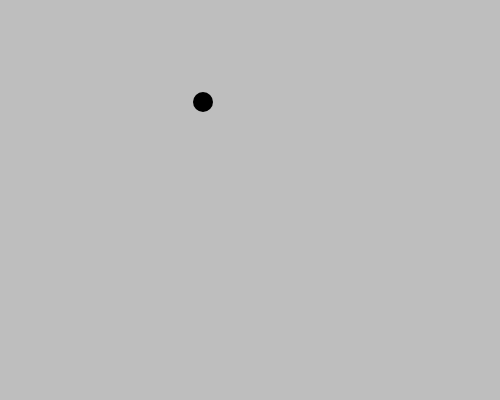
Frame 1 (no input)
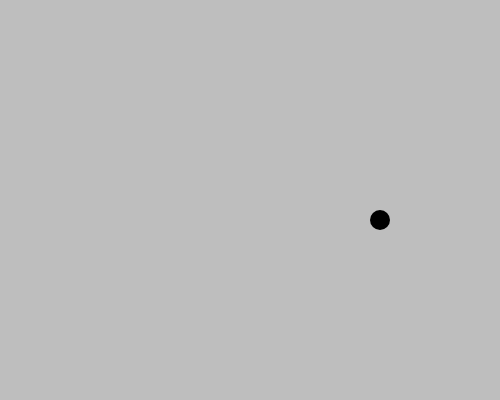
Frame 60 (no input)
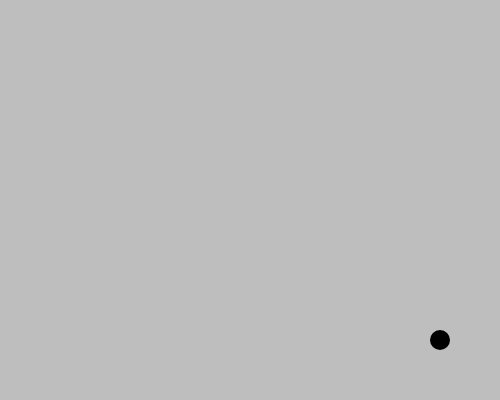
Frame 120 (the mouse pressed at the canvas centre since frame 60)

The p5.js sketch that drew these frames (run headless with seeded random() and noise() and a simulated clock; from frame 60 on, the mouse is pressed at the canvas centre):

// p5.js sketch
// ── sketch.js
let posX
let velX

let posY, velY


function setup() {
	createCanvas(500, 400)

	posX = 200
	velX = 3

	posY = 100
	velY = 2

	background(255,0,0)
}

function draw() {

	posX = posX + velX
	posY = posY + velY


	//if(posX >= width) {
		//velX = -velX
	//} else if (posX < 0) {
		//velX = -velX
	//}

	if(posX >= width || posX < 0) {
		velX = -velX
	}

	if(posY >= height || posY < 0) {
		velY = -velY
	}



	background(190)

	noStroke()
	let d = map(sin(frameCount * 0), 0, 1, 20, 50)
	let r = map(sin(frameCount * 0), 0, 1, 0, 0)
	let g = map(sin(frameCount * 0), 0, 1, 0, 0)
	let b = map(sin(frameCount * 0), 0, 1, 0, 0)
	// fill(frameCount % 2 * 255)
	fill(r, g, b)
	ellipse(posX, posY, d)



}
